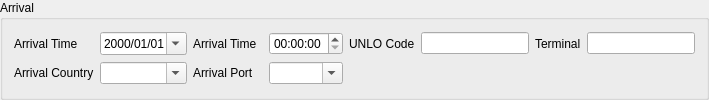
        <widget class="QGroupBox" name="groupBox_7">
         <property name="title">
          <string>Arrival</string>
         </property>
         <layout class="QGridLayout" name="gridLayout_2">
          <item row="1" column="2">
           <widget class="QLabel" name="label_15">
            <property name="sizePolicy">
             <sizepolicy hsizetype="Fixed" vsizetype="Preferred">
              <horstretch>0</horstretch>
              <verstretch>0</verstretch>
             </sizepolicy>
            </property>
            <property name="text">
             <string>Arrival Port</string>
            </property>
           </widget>
          </item>
          <item row="1" column="1">
           <widget class="QComboBox" name="arrival_country_combo">
            <property name="editable">
             <bool>true</bool>
            </property>
            <property name="insertPolicy">
             <enum>QComboBox::InsertAlphabetically</enum>
            </property>
           </widget>
          </item>
          <item row="1" column="3">
           <widget class="QComboBox" name="arrival_port_combo">
            <property name="editable">
             <bool>true</bool>
            </property>
            <property name="insertPolicy">
             <enum>QComboBox::InsertAlphabetically</enum>
            </property>
           </widget>
          </item>
          <item row="1" column="0">
           <widget class="QLabel" name="label_14">
            <property name="sizePolicy">
             <sizepolicy hsizetype="Fixed" vsizetype="Preferred">
              <horstretch>0</horstretch>
              <verstretch>0</verstretch>
             </sizepolicy>
            </property>
            <property name="text">
             <string>Arrival Country</string>
            </property>
           </widget>
          </item>
          <item row="0" column="0">
           <widget class="QLabel" name="label_8">
            <property name="sizePolicy">
             <sizepolicy hsizetype="Fixed" vsizetype="Preferred">
              <horstretch>0</horstretch>
              <verstretch>0</verstretch>
             </sizepolicy>
            </property>
            <property name="text">
             <string>Arrival Time     </string>
            </property>
           </widget>
          </item>
          <item row="0" column="2">
           <widget class="QLabel" name="label_9">
            <property name="sizePolicy">
             <sizepolicy hsizetype="Fixed" vsizetype="Preferred">
              <horstretch>0</horstretch>
              <verstretch>0</verstretch>
             </sizepolicy>
            </property>
            <property name="text">
             <string>Arrival Time  </string>
            </property>
           </widget>
          </item>
          <item row="0" column="1">
           <widget class="QDateEdit" name="arrival_date_edit">
            <property name="sizePolicy">
             <sizepolicy hsizetype="Preferred" vsizetype="Fixed">
              <horstretch>0</horstretch>
              <verstretch>0</verstretch>
             </sizepolicy>
            </property>
            <property name="displayFormat">
             <string>yyyy/MM/dd</string>
            </property>
            <property name="calendarPopup">
             <bool>true</bool>
            </property>
           </widget>
          </item>
          <item row="0" column="3">
           <widget class="QTimeEdit" name="arrival_time_edit">
            <property name="sizePolicy">
             <sizepolicy hsizetype="Preferred" vsizetype="Fixed">
              <horstretch>0</horstretch>
              <verstretch>0</verstretch>
             </sizepolicy>
            </property>
            <property name="calendarPopup">
             <bool>true</bool>
            </property>
           </widget>
          </item>
          <item row="0" column="4">
           <widget class="QLabel" name="label_16">
            <property name="sizePolicy">
             <sizepolicy hsizetype="Fixed" vsizetype="Preferred">
              <horstretch>0</horstretch>
              <verstretch>0</verstretch>
             </sizepolicy>
            </property>
            <property name="text">
             <string>UNLO Code</string>
            </property>
           </widget>
          </item>
          <item row="0" column="5">
           <widget class="QLineEdit" name="arrival_unlo_edit">
            <property name="sizePolicy">
             <sizepolicy hsizetype="Preferred" vsizetype="Fixed">
              <horstretch>0</horstretch>
              <verstretch>0</verstretch>
             </sizepolicy>
            </property>
           </widget>
          </item>
          <item row="0" column="6">
           <widget class="QLabel" name="label_17">
            <property name="sizePolicy">
             <sizepolicy hsizetype="Fixed" vsizetype="Preferred">
              <horstretch>0</horstretch>
              <verstretch>0</verstretch>
             </sizepolicy>
            </property>
            <property name="text">
             <string>Terminal</string>
            </property>
           </widget>
          </item>
          <item row="0" column="7">
           <widget class="QLineEdit" name="arrival_terminal">
            <property name="sizePolicy">
             <sizepolicy hsizetype="Preferred" vsizetype="Fixed">
              <horstretch>0</horstretch>
              <verstretch>0</verstretch>
             </sizepolicy>
            </property>
           </widget>
          </item>
         </layout>
        </widget>
